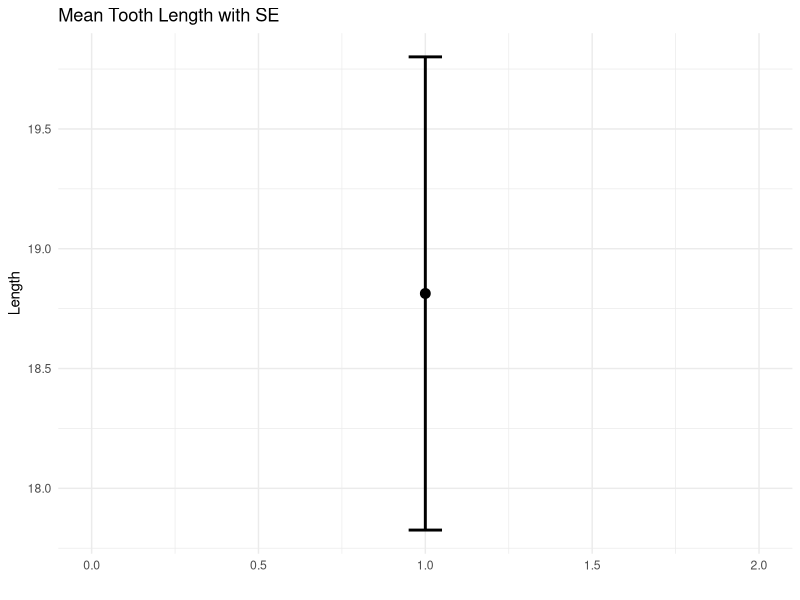
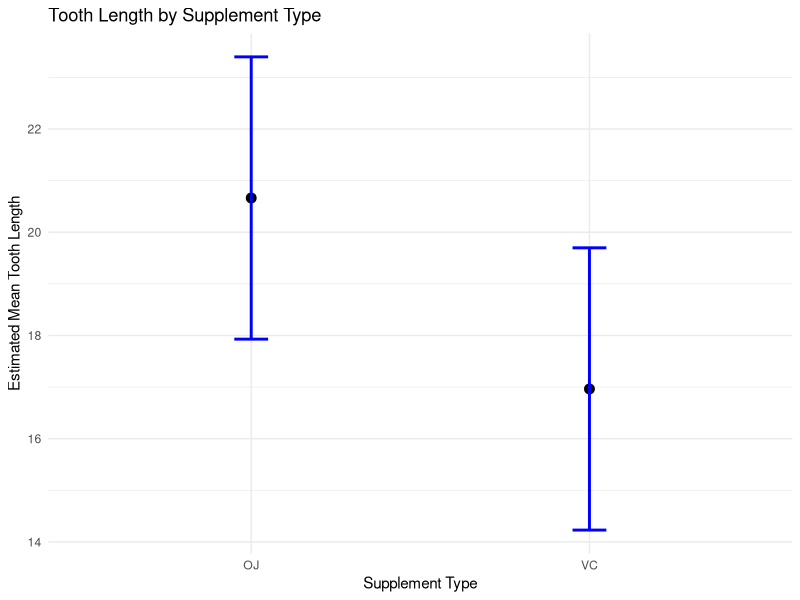
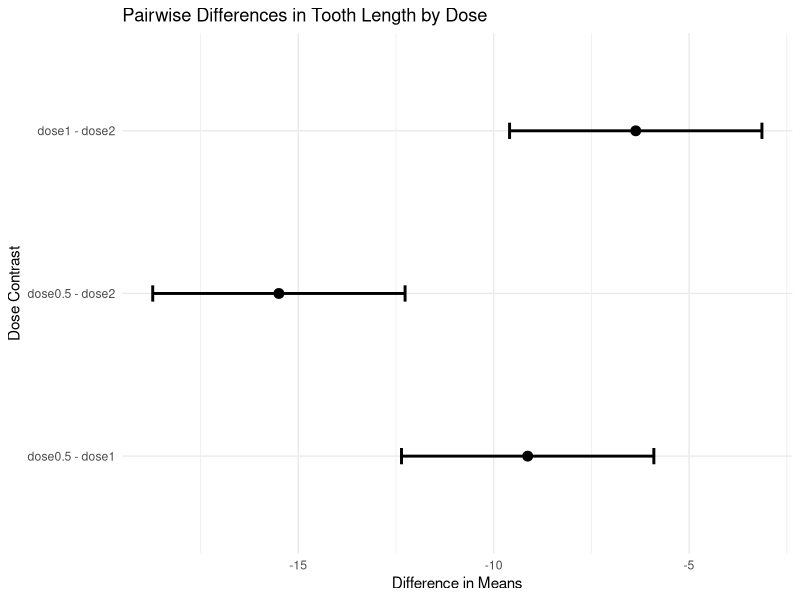

The R source for these figures, in order:
# ToothGrowth Analysis
# ====================
# This script analyzes the ToothGrowth dataset using t-tests, linear models,
# estimated marginal means, and visualizations.

# Load required libraries
library(readr)     # for reading CSV files
library(dplyr)     # for data manipulation
library(ggplot2)   # for visualization
library(emmeans)   # for estimated marginal means

# ---------------------------------------------------------
# Load and view the dataset
# ---------------------------------------------------------

# Read data from CSV
tooth.df <- read_csv("ToothGrowth.csv")

# Optional: View the dataset in a spreadsheet-style window
View(tooth.df)

# ---------------------------------------------------------
# One-sample t-test for overall mean tooth length
# ---------------------------------------------------------

# Run a one-sample t-test on len (vs. population mean = 0)
tooth.t <- t.test(len ~ 1, data = tooth.df)

# Display structure of the test result (for learning purposes)
tooth.t %>% str()

# Summarize t-test results for plotting
tooth.toPlot <- tibble(
  xbar = tooth.t$estimate,
  se = tooth.t$stderr,
  lwr = tooth.t$conf.int[1],
  upr = tooth.t$conf.int[2]
)

# Plot mean with standard error bar
ggplot(tooth.toPlot, aes(x = 1, y = xbar, ymin = xbar - se, ymax = xbar + se)) +
  geom_point(size = 3) +
  geom_errorbar(linewidth = 1, width = 0.1) +
  xlim(0, 2) +
  labs(title = "Mean Tooth Length with SE", y = "Length", x = "") +
  theme_minimal()

# ---------------------------------------------------------
# Compare mean tooth length by supplement type
# ---------------------------------------------------------

# Fit a linear model with supplement type as predictor
supp_model <- lm(len ~ supp, data = tooth.df)

# Get estimated marginal means by supplement type
supp.emm <- emmeans(supp_model, ~supp, level = 0.95)

# Convert emmeans output to data frame for plotting
supp.out <- as.data.frame(supp.emm)

# Plot mean estimates by supplement with confidence intervals
ggplot(supp.out, aes(x = supp, y = emmean, ymin = lower.CL, ymax = upper.CL)) +
  geom_point(size = 3) +
  geom_errorbar(linewidth = 1, width = 0.1, colour = "blue") +
  labs(title = "Tooth Length by Supplement Type",
       y = "Estimated Mean Tooth Length", x = "Supplement Type") +
  theme_minimal()

# ---------------------------------------------------------
# Compare mean tooth length by dose level
# ---------------------------------------------------------

# Convert dose to a factor (categorical)
tooth.df <- mutate(tooth.df, dose = as.factor(dose))

# Fit a linear model with dose as categorical predictor
dose_model <- lm(len ~ dose, data = tooth.df)

# Get estimated marginal means and pairwise comparisons between doses
dose.out <- dose_model %>%
  emmeans(~dose, level = 0.95) %>%
  pairs(infer = TRUE) %>%
  as_tibble()

# Plot pairwise comparisons of dose levels with confidence intervals
ggplot(dose.out, aes(y = contrast, x = estimate,
                     xmin = lower.CL, xmax = upper.CL)) +
  geom_point(size = 3) +
  geom_errorbar(linewidth = 1, width = 0.1) +
  labs(title = "Pairwise Differences in Tooth Length by Dose",
       x = "Difference in Means", y = "Dose Contrast") +
  theme_minimal()
